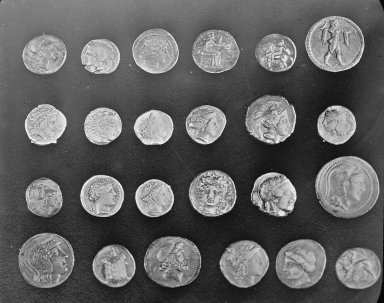
#> input picture skimage.data.coins(), 384 x 303 px
$ jupyter execute --allow-errors 00_images_are_arrays.ipynb
#> lines starting #> are read from the running program, lines starting #| are printed output that depends on the picture; long printed decimals are rounded
# Images are numpy arrays

Images are represented in ``scikit-image`` using standard ``numpy`` arrays.  This allows maximum inter-operability with other libraries in the scientific Python ecosystem, such as ``matplotlib`` and ``scipy``.

Let's see how to build a grayscale image as a 2D array:

[cell 1]
import numpy as np
import matplotlib.pyplot as plt

random_image = np.random.random([500, 500])

fig, ax = plt.subplots()
im = ax.imshow(random_image, cmap="gray")
_ = fig.colorbar(im, ax=ax)
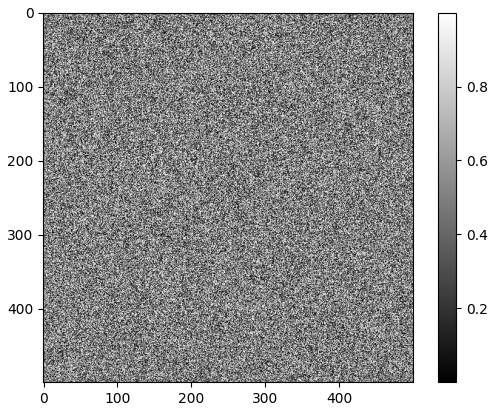
#> figure drawn by matplotlib, 2 panels

The same holds for "real-world" images:

[cell 2]
from skimage import data

coins = data.coins()
#> coins is the input picture: shape (303, 384); min 1, max 252, mean 96.9

print(f"Type: {type(coins)}")
#| Type: <class 'numpy.ndarray'>
print(f"dtype: {coins.dtype}")
#| dtype: uint8
print(f"shape: {coins.shape}")
#| shape: (303, 384)

[cell 3]
_, ax = plt.subplots()
_ = ax.imshow(coins, cmap="gray")

A color image is a 3D array, where the last dimension has size 3 and represents the red, green, and blue channels:

[cell 4]
cat = data.chelsea()
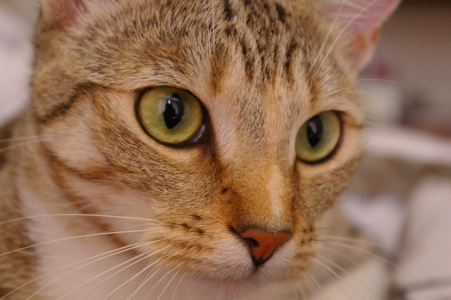
#> input picture skimage.data.chelsea(), 451 x 300 px
#> cat is the input picture: shape (300, 451, 3); mean R, G, B 147.7, 111.4, 86.8

print(f"Shape:{cat.shape}")
#| Shape:(300, 451, 3)
print(f"Values min/max: {cat.min()}, {cat.max()}")
#| Values min/max: 0, 231

_, ax = plt.subplots()
_ = ax.imshow(cat)

These are *just NumPy arrays*. E.g., we can make a red square by using standard array slicing and manipulation:

[cell 5]
cat[10:110, 10:110, :] = [255, 0, 0]  # [red, green, blue]
_, ax = plt.subplots()
_ = ax.imshow(cat)

Numpy also provides `numpy.s_` slice which has the advantage that can be named.

[cell 6]
cat = data.chelsea()
left_eye_rectangle = np.s_[90:170, 280:350, :]
cat[left_eye_rectangle] = [125, 0, 125]  # purple
_, ax = plt.subplots()
_ = ax.imshow(cat)

Images can also include transparent regions by adding a 4th dimension, called an *alpha layer*.

### Other shapes, and their meanings

|Image type|Coordinates|
|:---|:---|
|2D grayscale|(row, column)|
|2D multichannel|(row, column, channel)|
|3D grayscale (or volumetric) |(plane, row, column)|
|3D multichannel|(plane, row, column, channel)|

## Displaying images using matplotlib

[cell 7]
img0 = data.chelsea()
img1 = data.rocket()
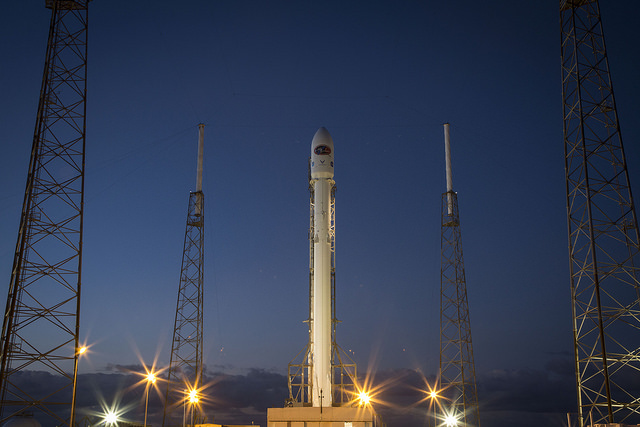
#> input picture skimage.data.rocket(), 640 x 427 px
#> img1 is the input picture: shape (427, 640, 3); mean R, G, B 52.3, 61.3, 82.3

[cell 8]
f, (ax0, ax1) = plt.subplots(
    nrows=1, ncols=2, figsize=(20, 10)
)

ax0.imshow(img0)
ax0.set_title(f"Cat", fontsize=18)
ax0.axis('off')

ax1.imshow(img1)
ax1.set_title("Rocket", fontsize=18)
ax1.set_xlabel(r"Launching position $\alpha=320$")

ax1.vlines(
    [202, 300],
    0,
    img1.shape[0],
    colors="magenta",
    linewidth=3,
    label="Side tower position",
)
ax1.plot(
    [168, 190, 200],
    [400, 200, 300],
    color="white",
    linestyle='--',
    label="Side angle",
)
_ = ax1.legend()
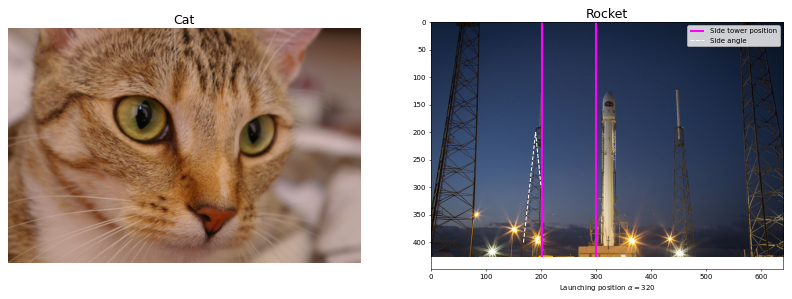
#> figure drawn by matplotlib, 2 panels

For more on plotting, see the [Matplotlib documentation](https://matplotlib.org/gallery/index.html#images-contours-and-fields) and [pyplot API](https://matplotlib.org/api/pyplot_summary.html).

## Data types and image values

In literature, one finds different conventions for representing image values:

```
  0 - 255   where  0 is black, 255 is white
  0 - 1     where  0 is black, 1 is white
```

``scikit-image`` supports both conventions--the choice is determined by the
data-type of the array.

E.g., here, I generate two valid images:

[cell 9]
linear0 = np.linspace(0, 1, 2500).reshape((50, 50))
linear1 = np.linspace(0, 255, 2500).reshape((50, 50)).astype(np.uint8)

print(f"Linear0: {linear0.dtype}, {linear0.min()}, {linear0.max()}")
print(f"Linear1: {linear1.dtype}, {linear1.min()}, {linear1.max()}")

_, (ax0, ax1) = plt.subplots(nrows=1, ncols=2, figsize=(15, 15))
ax0.imshow(linear0, cmap="gray")
_ = ax1.imshow(linear1, cmap="gray")
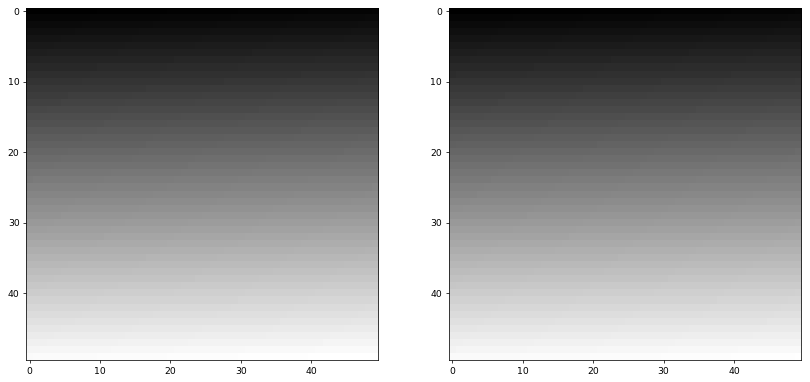
#> figure drawn by matplotlib, 2 panels

The library is designed in such a way that any data-type is allowed as input,
as long as the range is correct (0-1 for floating point images, 0-255 for unsigned bytes,
0-65535 for unsigned 16-bit integers).

You can convert images between different representations by using ``img_as_float``, ``img_as_ubyte``, etc.:

[cell 10]
from skimage import img_as_float, img_as_ubyte

image = data.chelsea()

image_ubyte = img_as_ubyte(image)
image_float = img_as_float(image)

print(f"type, min, max: {image_ubyte.dtype}, {image_ubyte.min()}, {image_ubyte.max()}")
#| type, min, max: uint8, 0, 231
print(f"type, min, max: {image_float.dtype}, {image_float.min()}, {image_float.max()}")
#| type, min, max: float64, 0.0, 0.9059
print()
print(f"231/255 = {231 / 255}")

Your code would then typically look like this:

```python
def my_function(any_image):
   float_image = img_as_float(any_image)
   # Proceed, knowing image is in [0, 1]
```

We recommend using the floating point representation, given that
``scikit-image`` mostly uses that format internally.

## Image I/O

Mostly, we won't be using input images from the scikit-image example data sets.  Those images are typically stored in JPEG or PNG format.  Since scikit-image operates on NumPy arrays, *any* image reader library that provides arrays will do.  Options include imageio, matplotlib, pillow, etc.

scikit-image conveniently wraps many of these in the `io` submodule, and will use whichever of the libraries mentioned above are installed:

[cell 11]
from skimage import io

image = io.imread("./images/balloon.jpg")
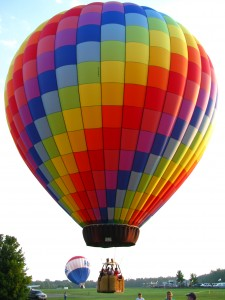
#> input picture content/images/balloon.jpg, 225 x 300 px
#> image is the input picture: shape (300, 225, 3); mean R, G, B 170.1, 140.5, 129.3

print(type(image))
#| <class 'numpy.ndarray'>
print(image.dtype)
#| uint8
print(image.shape)
#| (300, 225, 3)
print(image.min(), image.max())
#| 0 255

_, ax = plt.subplots()
_ = ax.imshow(image)

We also have the ability to load multiple images, or multi-layer TIFF images:

[cell 12]
image_collection = io.ImageCollection("./images/*.png:./images/*.jpg")
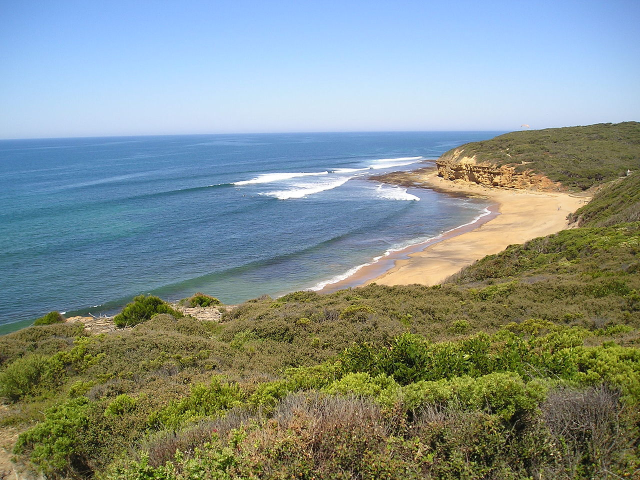
#> input picture content/images/Bells-Beach.jpg, 1280 x 960 px (shown at 1/2 size)
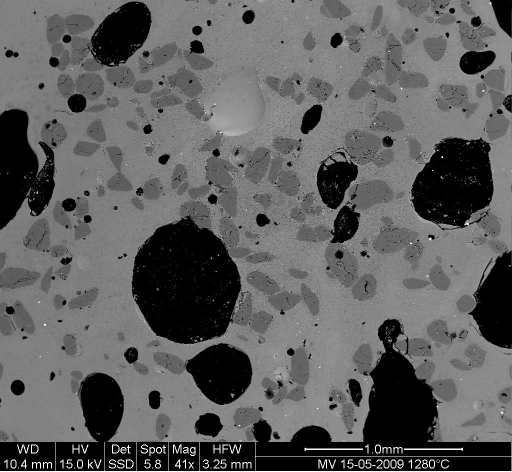
#> input picture content/images/bubbles.jpg, 1024 x 943 px (shown at 1/2 size)
#> image_collection = 3 items

print(f"Type: {type(image_collection)}")
#| Type: <class 'list'>

#> (the rest of this cell did not finish here and is left out)

[cell 13]
from itertools import zip_longest
from pathlib import Path

_, axes = plt.subplots(nrows=3, ncols=len(image_collection) // 3 + 1, figsize=(25, 5))

#> (the rest of this cell did not finish here and is left out)

## <span class="exercize">Exercise: draw the letter H</span>

Define a function that takes as input an RGB image and a pair of coordinates (row, column), and returns a copy with a green letter H overlaid at those coordinates. The coordinates point to the top-left corner of the H.

The arms and strut of the H should have a width of 3 pixels, and the H itself should have a height of 24 pixels and width of 20 pixels.

Start with the following template:

[cell 14]
def draw_H(image, coords, color=(0, 255, 0)):
    out = image.copy()

    ...

    return out

Test your function like so:

[cell 15]
cat = data.chelsea()
cat_H = draw_H(cat, (50, -50))
_, ax = plt.subplots()
_ = ax.imshow(cat_H)

## <span class="exercize">Exercise: visualizing RGB channels</span>

Display the different color channels of the image along (each as a gray-scale image).  Start with the following template:

[cell 16]
# --- read in the image ---

image = plt.imread("./images/Bells-Beach.jpg")
#> image is the input picture: shape (960, 1280, 3); mean R, G, B 131.7, 145, 139.4

# --- assign each color channel to a different variable ---

r = ... # FIXME: grab channel from image...
g = ... # FIXME
b = ... # FIXME

# --- display the image and r, g, b channels ---

_, axes = plt.subplots(nrows=1, ncols=4, figsize=(16, 5))

for ax in axes:
    ax.axis("off")

(ax_r, ax_g, ax_b, ax_color) = axes

#> (the rest of this cell did not finish here and is left out)

Now, take a look at the following R, G, and B channels.  How would their combination look? (Write some code to confirm your intuition.)

You can refer to the API documentation to see what are the available drawing tools: https://scikit-image.org/docs/stable/api/skimage.draw.html

[cell 17]
from skimage import draw

red = np.zeros((300, 300))
green = np.zeros((300, 300))
blue = np.zeros((300, 300))

r, c = draw.disk(center=(100, 100), radius=100)
red[r, c] = 1

r, c = draw.disk(center=(100, 200), radius=100)
green[r, c] = 1

r, c = draw.disk(center=(200, 150), radius=100)
blue[r, c] = 1

f, axes = plt.subplots(1, 3)
for (ax, channel) in zip(axes, [red, green, blue]):
    ax.imshow(channel, cmap="gray")
    ax.axis("off")
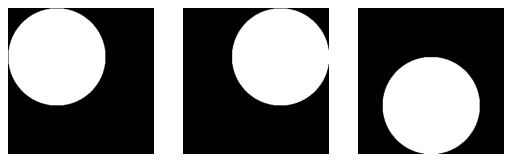
#> figure drawn by matplotlib, 3 panels

[cell 18]
# FixMe

## Exercise: Convert to grayscale ("black and white")

The *relative luminance* of an image is the intensity of light coming from each point. Different colors contribute differently to the luminance: it's very hard to have a bright, pure blue, for example. So, starting from an RGB image, the luminance is given by:

$$
Y = 0.2126R + 0.7152G + 0.0722B
$$

Use Python matrix multiplication, `@`, to convert an RGB image to a grayscale luminance image according to the formula above.

Compare your results to that obtained with `skimage.color.rgb2gray`.

Change the coefficients to 1/3 (i.e., take the mean of the red, green, and blue channels, to see how that approach compares with `rgb2gray`).

[cell 19]
from skimage import color, img_as_float

image = img_as_float(io.imread("./images/balloon.jpg"))
#> image: shape (300, 225, 3) float64

gray = color.rgb2gray(image)
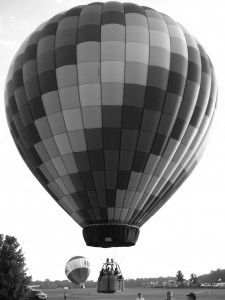
#> gray: shape (300, 225) float64; min 0.0331, max 1, mean 0.572
my_gray = ...  # FIXME

# --- display the results ---

f, (ax0, ax1) = plt.subplots(1, 2, figsize=(10, 6))

ax0.imshow(gray, cmap="gray")
ax0.set_title("skimage.color.rgb2gray")

#> (the rest of this cell did not finish here and is left out)
